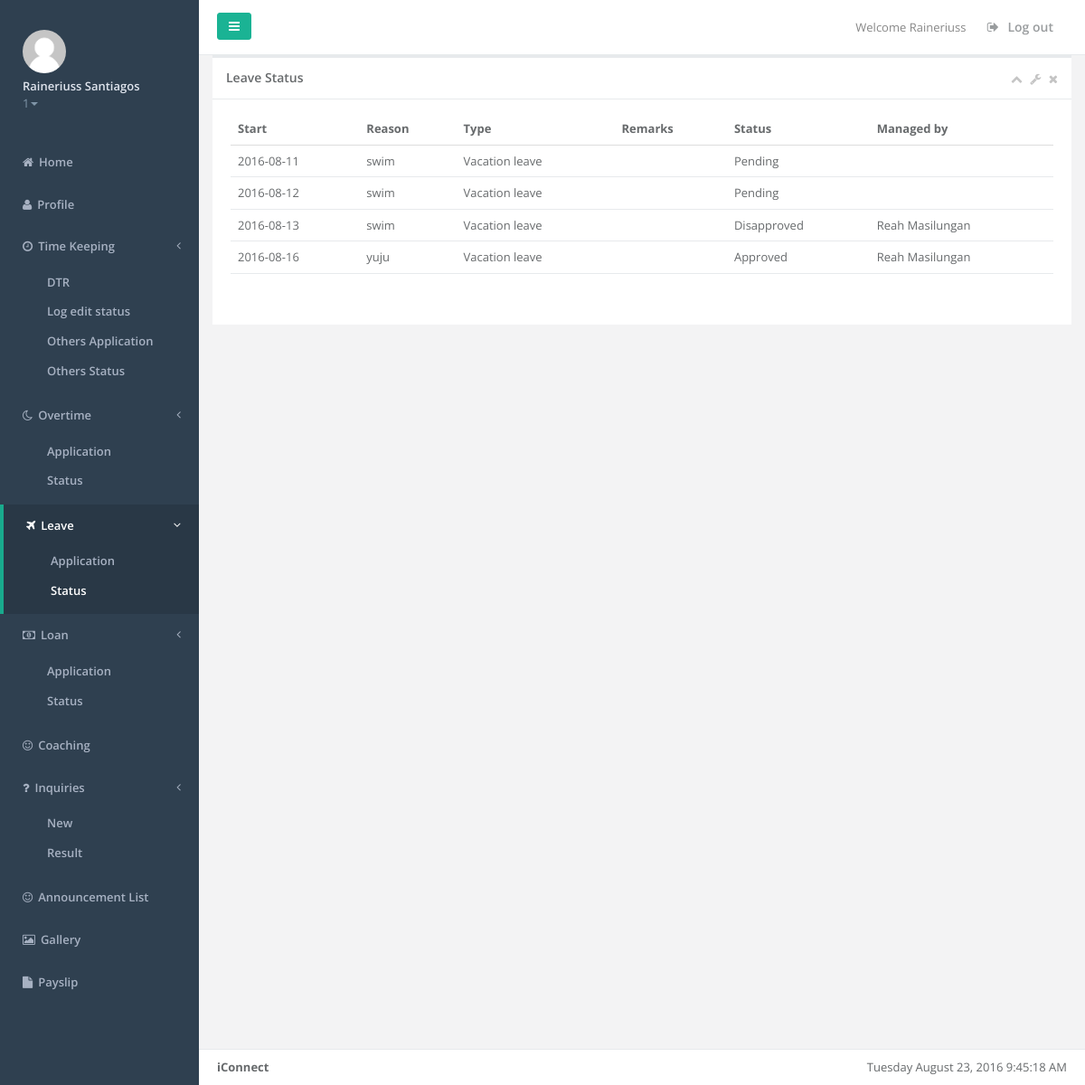
The page /employeeleavestatus.php (signed in) on the database as committed earlier.
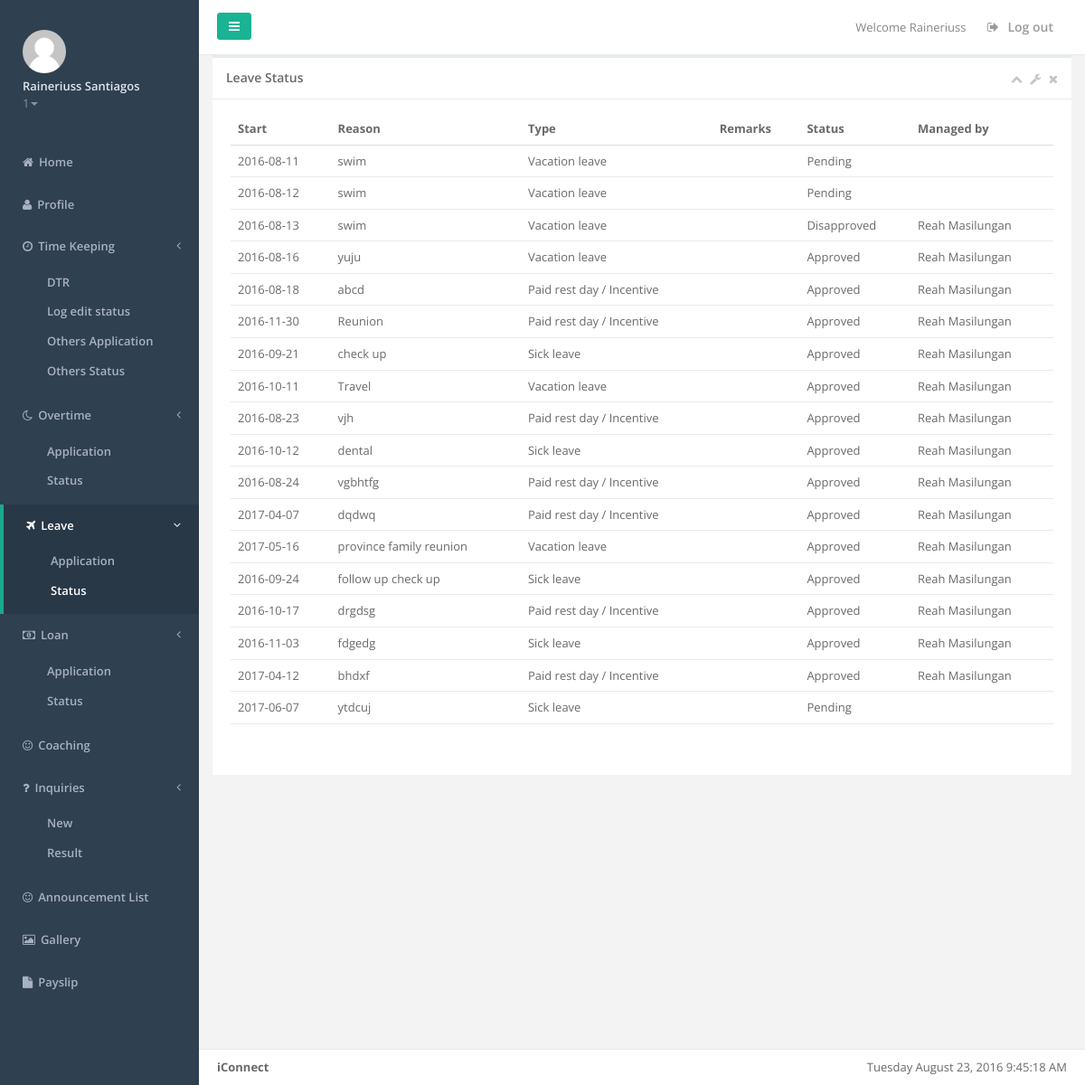
The same page on the database as committed later.
### tables this page shows
CREATE TABLE IF NOT EXISTS `employee` (
  `employee_id` int(10) NOT NULL,
  `employee_lastname` varchar(35) NOT NULL,
  `employee_firstname` varchar(35) NOT NULL,
  `employee_middlename` varchar(35) NOT NULL,
  `employee_gender` varchar(6) NOT NULL,
  `employee_birthday` date NOT NULL,
  `employee_marital` varchar(15) NOT NULL,
  `employee_address` varchar(100) NOT NULL,
  `employee_city` varchar(20) NOT NULL,
  `employee_zip` varchar(10) NOT NULL,
  `employee_email` varchar(255) NOT NULL,
  `employee_cellnum` varchar(15) NOT NULL,
  `employee_type` varchar(20) NOT NULL,
  `employee_jobtitle` varchar(25) NOT NULL,
  `employee_empstatus` varchar(50) NOT NULL,
  `employee_department` varchar(25) NOT NULL,
  `employee_rate` int(6) NOT NULL,
  `employee_taxcode` varchar(9) NOT NULL,
  `employee_dependency` int(2) NOT NULL,
  `employee_sss` varchar(30) NOT NULL,
  `employee_philhealth` varchar(30) NOT NULL,
  `employee_pagibig` varchar(30) NOT NULL,
  `employee_tin` varchar(30) NOT NULL,
  `employee_shift` varchar(20) NOT NULL,
  `employee_datehired` date NOT NULL,
  `employee_restday` varchar(30) NOT NULL,
  `employee_password` varchar(25) NOT NULL,
  `employee_payslippassword` varchar(50) NOT NULL,
  `employee_sickleave` int(2) NOT NULL DEFAULT '0',
  `employee_vacationleave` int(2) NOT NULL DEFAULT '0',
  `employee_incentive` int(2) NOT NULL DEFAULT '0',
  `employee_maternityleave` int(2) NOT NULL DEFAULT '0',
  `employee_paternityleave` int(2) NOT NULL DEFAULT '0',
  `employee_singleparentleave` int(2) NOT NULL DEFAULT '0',
  `employee_status` varchar(10) NOT NULL DEFAULT 'active',
  `employee_team` varchar(50) NOT NULL,
  `employee_level` int(3) NOT NULL,
  `date_start` date NOT NULL,
  `date_end` date NOT NULL,
  `image` longblob NOT NULL,
  `cutoff` varchar(50) NOT NULL,
  `test` varchar(999) NOT NULL,
  `test_idate` date NOT NULL,
  `test_edate` date NOT NULL,
  `loan` varchar(999) NOT NULL,
  `loan_idate` date NOT NULL,
  `loan_edate` date NOT NULL
);

CREATE TABLE IF NOT EXISTS `tbl_leave` (
  `leave_id` int(6) NOT NULL,
  `employee_id` varchar(10) NOT NULL,
  `leave_start` date NOT NULL,
  `leave_reason` varchar(100) NOT NULL,
  `leave_type` varchar(50) NOT NULL,
  `leave_halfday` tinyint(1) NOT NULL DEFAULT '0',
  `leave_hours` double(5,2) NOT NULL DEFAULT '8.00',
  `leave_remarks` varchar(100) NOT NULL,
  `leave_status` varchar(12) NOT NULL DEFAULT 'Pending',
  `leave_approvedby` varchar(50) NOT NULL,
  `leave_approvaldate` date NOT NULL
);

### employeeleavestatus.php (the view, shortened to what this page needs)
 <!DOCTYPE html>
<html>
	<head>
		<?php
			include('employeemenuheader.php');
			$empid = $_SESSION['logsession'];
		?>
	</head>
	<body>
		    <div class="row">
        <div class="col-lg-12">
        <div class="ibox float-e-margins">
        <div class="ibox-title">
            <h5>Leave Status</h5>
            <div class="ibox-tools">
                <a class="collapse-link">
                    <i class="fa fa-chevron-up"></i>
                </a>
                <a class="dropdown-toggle" data-toggle="dropdown" href="#">
                    <i class="fa fa-wrench"></i>
                </a>
                <a class="close-link">
                    <i class="fa fa-times"></i>
                </a>
            </div>
        </div>
            <div class="ibox-content">
				<?php
					include('dbconfig.php');
					if ($result = $mysqli->query("SELECT * FROM tbl_leave WHERE employee_id = $empid"))
					{
						if ($result->num_rows > 0)
						{
							echo "<table class='footable table table-stripped' data-page-size='8' data-filter=#filter>";
							echo "<thead>";
							echo "<tr>";
							echo "<th>Start</th>";
                            echo "<th>Reason</th>";
							echo "<th>Type</th>";
							echo "<th>Remarks</th>";
							echo "<th>Status</th>";
							echo "<th>Managed by</th>";
							echo "</tr>";
							echo "</thead>";
							echo "<tfoot>";
							echo "<tr>";
							echo "<td colspan='7'>";
							echo "</td>";
							echo "</tr>";
							echo "</tfoot>";
							while ($row = mysqli_fetch_object($result))
							{
								echo "<tr>";
								echo "<td>" . date("Y-m-d",strtotime($row->leave_start)) . "</td>";
								echo "<td>" . $row->leave_reason . "</td>";
								echo "<td>" . $row->leave_type . "</td>";
								echo "<td>" . $row->leave_remarks . "</td>";
								echo "<td>" . $row->leave_status . "</td>";
								echo "<td>" . $row->leave_approvedby . "</td>";
								echo "</tr>";
							}
							echo "</table>";
						}
					}
				?>
			</div>
        </div>
        </div>
        </div>
		<?php
			include('employeemenufooter.php');
		?>
	</body>
</html>

### employeemenuheader.php (shortened to what this page needs)
<?php
include('dbconfig.php');
$employee_id = $_SESSION['logsession'];
?>
<!DOCTYPE html>
<html>
<head>
    <link href="css/bootstrap.min.css" rel="stylesheet">
    <link href="font-awesome/css/font-awesome.css" rel="stylesheet">
    <link href="css/plugins/iCheck/custom.css" rel="stylesheet">
    <link href="css/plugins/chosen/chosen.css" rel="stylesheet">
    <link href="css/plugins/colorpicker/bootstrap-colorpicker.min.css" rel="stylesheet">
    <link href="css/plugins/cropper/cropper.min.css" rel="stylesheet">
    <link href="css/plugins/switchery/switchery.css" rel="stylesheet">
    <link href="css/plugins/jasny/jasny-bootstrap.min.css" rel="stylesheet">
    <link href="css/plugins/nouslider/jquery.nouislider.css" rel="stylesheet">
    <link href="css/plugins/datapicker/datepicker3.css" rel="stylesheet">
    <link href="css/plugins/ionRangeSlider/ion.rangeSlider.css" rel="stylesheet">
    <link href="css/plugins/ionRangeSlider/ion.rangeSlider.skinFlat.css" rel="stylesheet">
    <link href="css/plugins/awesome-bootstrap-checkbox/awesome-bootstrap-checkbox.css" rel="stylesheet">
    <link href="css/plugins/clockpicker/clockpicker.css" rel="stylesheet">
    <link href="css/plugins/daterangepicker/daterangepicker-bs3.css" rel="stylesheet">
    <link href="css/plugins/select2/select2.min.css" rel="stylesheet">
    <link href="css/animate.css" rel="stylesheet">
    <link href="css/style.css" rel="stylesheet">
    <link href="css/plugins/footable/footable.core.css" rel="stylesheet">
	<link rel="stylesheet" type="text/css" href="//cdn.jsdelivr.net/bootstrap.daterangepicker/2/daterangepicker.css" />
			 <link href="css/plugins/toastr/toastr.min.css" rel="stylesheet">
		<link href="css/animate.css" rel="stylesheet">
    <link href="css/style.css" rel="stylesheet">
</head>
<body>
    <div id="wrapper">
		<nav class="navbar-default navbar-static-side" role="navigation">
			<div class="sidebar-collapse">
				<ul class="nav metismenu" id="side-menu">
					<li class="nav-header">
						<div class="dropdown profile-element"> <span>
								<?php if ($result1 = $mysqli->query("SELECT * FROM employee WHERE employee_id = '$employee_id'")){
										while ($row22 = mysqli_fetch_object($result1))
										{echo "<img class='img-circle' src='images/".$row22->image."' alt='banner' width='48' height='48' />";}
									}
								?>
								 </span>
							<a data-toggle="dropdown" class="dropdown-toggle" href="#">
								<span class="clear"> <span class="block m-t-xs"> <strong class="font-bold"><?php echo $_SESSION['fname'] . " " . $_SESSION['lname']  ?></strong>
								 </span> <span class="text-muted text-xs block"><?php echo $_SESSION['employee_level'] ?><b class="caret"></b></span> </span> </a>
						</div>
					</li>
					<li class="<?php if(basename($_SERVER['SCRIPT_NAME']) == 'employeehome.php'){echo 'active'; }else { echo ''; } ?>">
						<a href="employeehome.php"><i class="fa fa-home"></i><span class="nav-label">Home</span></a>
					</li>
					<li class="<?php if(basename($_SERVER['SCRIPT_NAME']) == 'employeeprofile.php'){echo 'active'; }else { echo ''; } ?>">
						<a href="employeeprofile.php"><i class="fa fa-user"></i><span class="nav-label">Profile</span></a>
					</li>
					<li class="<?php if(basename($_SERVER['SCRIPT_NAME']) == 'employeedtr.php' OR basename($_SERVER['SCRIPT_NAME']) == 'logedittracker.php'){echo 'active'; }else { echo ''; } ?>">
						<a href="#"><i class="fa fa-clock-o"></i><span class="nav-label">Time Keeping</span><span class="fa arrow"></span></a>
						<ul class="nav nav-second-level">
							<li class="<?php if(basename($_SERVER['SCRIPT_NAME']) == 'dtr2.php'){echo 'active'; }else { echo ''; } ?>"><a href="dtr2.php">DTR</a></li>
						<li class="<?php if(basename($_SERVER['SCRIPT_NAME']) == 'logedittracker.php'){echo 'active'; }else { echo ''; } ?>"><a href="logedittracker.php">Log edit status</a></li>
						<li class="<?php if(basename($_SERVER['SCRIPT_NAME']) == 'additionalpayable.php'){echo 'active'; }else { echo ''; } ?>"><a href="additionalpayable.php">Others Application</a></li>
						<li class="<?php if(basename($_SERVER['SCRIPT_NAME']) == 'additionalpayablestatus.php'){echo 'active'; }else { echo ''; } ?>"><a href="additionalpayablestatus.php">Others Status</a></li>
						</ul>
					</li>
					<li class="<?php if(basename($_SERVER['SCRIPT_NAME']) == 'overtimeapplication.php' OR basename($_SERVER['SCRIPT_NAME']) == 'employeeovertimestatus.php'){echo 'active'; }else { echo ''; } ?>">
						<a href="#"><i class="fa fa-moon-o"></i><span class="nav-label">Overtime</span><span class="fa arrow"></span></a>
						<ul class="nav nav-second-level">
							<li class="<?php if(basename($_SERVER['SCRIPT_NAME']) == 'overtimeapplication.php'){echo 'active'; }else { echo ''; } ?>"><a href="overtimeapplication.php">Application</a></li>
							<li class="<?php if(basename($_SERVER['SCRIPT_NAME']) == 'employeeovertimestatus.php'){echo 'active'; }else { echo ''; } ?>"><a href="employeeovertimestatus.php">Status</a></li>
						</ul>
					</li>
					<li class="<?php if(basename($_SERVER['SCRIPT_NAME']) == 'leaveapplication.php' OR basename($_SERVER['SCRIPT_NAME']) == 'employeeleavestatus.php'){echo 'active'; }else { echo ''; } ?>">
						<a href="#"><i class="fa fa-plane"></i><span class="nav-label">Leave</span><span class="fa arrow"></span></a>
						<ul class="nav nav-second-level">
							<li class="<?php if(basename($_SERVER['SCRIPT_NAME']) == 'leaveapplication.php'){echo 'active'; }else { echo ''; } ?>"><a href="leaveapplication.php">Application</a></li>
							<li class="<?php if(basename($_SERVER['SCRIPT_NAME']) == 'employeeleavestatus.php'){echo 'active'; }else { echo ''; } ?>"><a href="employeeleavestatus.php">Status</a></li>
						</ul>
					</li>
					<li class="<?php if(basename($_SERVER['SCRIPT_NAME']) == 'loanapplication.php' OR basename($_SERVER['SCRIPT_NAME']) == 'employeeloanstatus.php'){echo 'active'; }else { echo ''; } ?>">
						<a href="#"><i class="fa fa-money"></i><span class="nav-label">Loan</span><span class="fa arrow"></span></a>
						<ul class="nav nav-second-level">
							<li class="<?php if(basename($_SERVER['SCRIPT_NAME']) == 'loanapplication.php'){echo 'active'; }else { echo ''; } ?>"><a href="loanapplication.php">Application</a></li>
							<li class="<?php if(basename($_SERVER['SCRIPT_NAME']) == 'employeeloanstatus.php'){echo 'active'; }else { echo ''; } ?>"><a href="employeeloanstatus.php">Status</a></li>
						</ul>
					</li>
					<li class="<?php if(basename($_SERVER['SCRIPT_NAME']) == 'employeecoaching.php'){echo 'active'; }else { echo ''; } ?>">
						<a href="employeecoaching.php"><i class="fa fa-smile-o"></i><span class="nav-label">Coaching</span></a>
					</li>
					<li class="<?php if(basename($_SERVER['SCRIPT_NAME']) == 'employeeinquiry.php' OR basename($_SERVER['SCRIPT_NAME']) == 'employeeinquiryanswers.php'){echo 'active'; }else { echo ''; } ?>">
						<a href="#"><i class="fa fa-question"></i><span class="nav-label">Inquiries</span><span class="fa arrow"></span></a>
						<ul class="nav nav-second-level">
							<li class="<?php if(basename($_SERVER['SCRIPT_NAME']) == 'employeeinquiry.php'){echo 'active'; }else { echo ''; } ?>"><a href="employeeinquiry.php">New</a></li>
							<li class="<?php if(basename($_SERVER['SCRIPT_NAME']) == 'employeeinquiryanswers.php'){echo 'active'; }else { echo ''; } ?>"><a href="employeeinquiryanswers.php">Result</a></li>
						</ul>
					</li>
					<li class="<?php if(basename($_SERVER['SCRIPT_NAME']) == 'employeeannouncementlist.php'){echo 'active'; }else { echo ''; } ?>">
						<a href="employeeannouncementlist.php"><i class="fa fa-smile-o"></i><span class="nav-label">Announcement List</span></a>
					</li>
					<li class="<?php if(basename($_SERVER['SCRIPT_NAME']) == 'images3.php'){echo 'active'; }else { echo ''; } ?>">
						<a href="images3.php"><i class="fa fa-image"></i><span class="nav-label">Gallery</span></a>
					</li>
					<li class="<?php if(basename($_SERVER['SCRIPT_NAME']) == 'emppayslip.php'){echo 'active'; }else { echo ''; } ?>">
						<a href="emppayslip.php"><i class="fa fa-file"></i><span class="nav-label">Payslip</span></a>
					</li>
				</ul>
			</div>
		</nav>
        <div id="page-wrapper" class="gray-bg">
        <div class="row border-bottom">
			<nav class="navbar navbar-static-top white-bg" role="navigation" style="margin-bottom: 0">
				<div class="navbar-header">
					<a class="navbar-minimalize minimalize-styl-2 btn btn-primary " href="#"><i class="fa fa-bars"></i> </a>
				</div>
				<ul class="nav navbar-top-links navbar-right">
					<li>
						<span class="m-r-sm text-muted welcome-message">Welcome <?php echo $_SESSION['fname'] ?></span>
					</li>
					<li>
						<a href="logout.php">
							<i class="fa fa-sign-out"></i> Log out
						</a>
					</li>
				</ul>
			</nav>
		</div>

### employeemenufooter.php (shortened to what this page needs)
<div class="footer">
            <div class="pull-right">
                <div id="clockbox"></div>
            </div>
            <div>
                <strong>iConnect</strong>
            </div>
        </div>
</body>
</html>

Rows that differ between the two databases and show on the page:
added tbl_leave: leave_start "2016-08-18", leave_reason "abcd", leave_type "Paid rest day / Incentive", leave_status "Approved", leave_approvedby "Reah Masilungan"
added tbl_leave: leave_start "2016-11-30", leave_reason "Reunion", leave_type "Paid rest day / Incentive", leave_status "Approved", leave_approvedby "Reah Masilungan"
added tbl_leave: leave_start "2016-09-21", leave_reason "check up", leave_type "Sick leave", leave_status "Approved", leave_approvedby "Reah Masilungan"
added tbl_leave: leave_start "2016-10-11", leave_reason "Travel", leave_type "Vacation leave", leave_status "Approved", leave_approvedby "Reah Masilungan"
added tbl_leave: leave_start "2016-08-23", leave_reason "vjh", leave_type "Paid rest day / Incentive", leave_status "Approved", leave_approvedby "Reah Masilungan"
added tbl_leave: leave_start "2016-10-12", leave_reason "dental", leave_type "Sick leave", leave_status "Approved", leave_approvedby "Reah Masilungan"
added tbl_leave: leave_start "2016-08-24", leave_reason "vgbhtfg", leave_type "Paid rest day / Incentive", leave_status "Approved", leave_approvedby "Reah Masilungan"
added tbl_leave: leave_start "2017-04-07", leave_reason "dqdwq", leave_type "Paid rest day / Incentive", leave_status "Approved", leave_approvedby "Reah Masilungan"
added tbl_leave: leave_start "2017-05-16", leave_reason "province family reunion", leave_type "Vacation leave", leave_status "Approved", leave_approvedby "Reah Masilungan"
added tbl_leave: leave_start "2016-09-24", leave_reason "follow up check up", leave_type "Sick leave", leave_status "Approved", leave_approvedby "Reah Masilungan"
added tbl_leave: leave_start "2016-10-17", leave_reason "drgdsg", leave_type "Paid rest day / Incentive", leave_status "Approved", leave_approvedby "Reah Masilungan"
added tbl_leave: leave_start "2016-11-03", leave_reason "fdgedg", leave_type "Sick leave", leave_status "Approved", leave_approvedby "Reah Masilungan"
added tbl_leave: leave_start "2017-04-12", leave_reason "bhdxf", leave_type "Paid rest day / Incentive", leave_status "Approved", leave_approvedby "Reah Masilungan"
added tbl_leave: leave_start "2017-06-07", leave_reason "ytdcuj", leave_type "Sick leave", leave_status "Pending"
